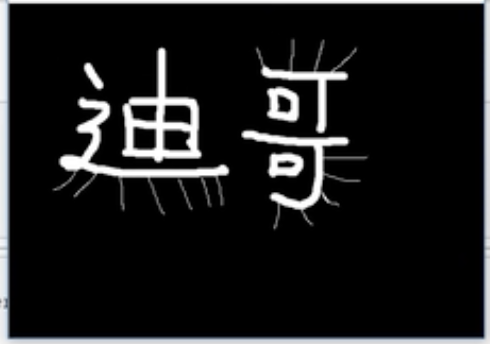
#> input picture opencvLearn/img/qianming.png, 490 x 344 px
$ python '6cv图像形态_腐蚀彭胀操作.py'
#> lines starting #> are read from the running program, lines starting #| are printed output that depends on the picture
# coding: utf-8
# @时间   : 2021/8/25 8:16 下午
# @作者   : 文山
# @邮箱   : wolaizhinidexin@163.com
# @作用   :
# @文件   : 6cv图像形态_腐蚀彭胀操作.py
import cv2
import numpy as np
from matplotlib import pyplot as plt

"""
腐蚀是形态学基本操作中的一种，它通过使图像沿着边界向内收缩，达到消除边界点的目的。
一般输入图像为二值图像。
腐蚀操作是将像素点与卷积核函数做与运算，只有全1时才保留这个像素点，否则为0，则舍弃。
"""
image = cv2.imread("./img/qianming.png")
#> image is the input picture: shape (344, 490, 3); mean B, G, R 28.6, 28, 27.7
k = np.ones((3, 3), np.uint8)
img = cv2.erode(image, k, iterations=2)
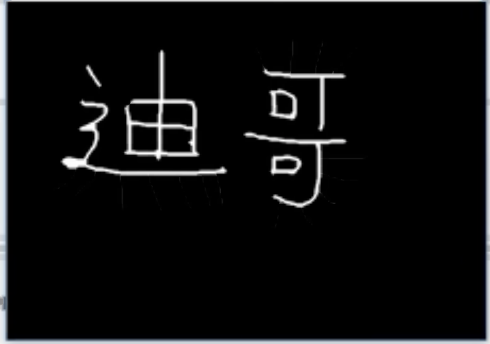
#> img: shape (344, 490, 3); mean B, G, R 15.2, 14.7, 14.4
# cv2.imshow("原始", image)
cv2.imshow("腐蚀", img)
cv2.waitKey()
########################
img2 = cv2.dilate(img,(3,3),iterations=3)
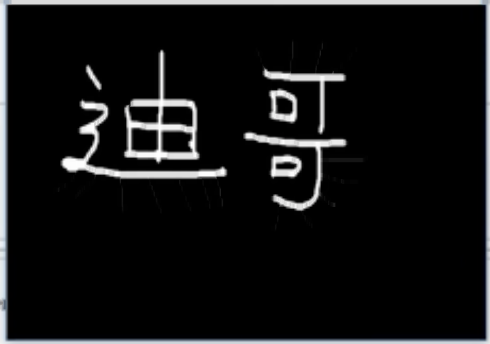
#> img2: shape (344, 490, 3); mean B, G, R 20.3, 19.8, 19.5
cv2.imshow("膨胀", img2)
cv2.waitKey()
cv2.destroyAllWindows()
